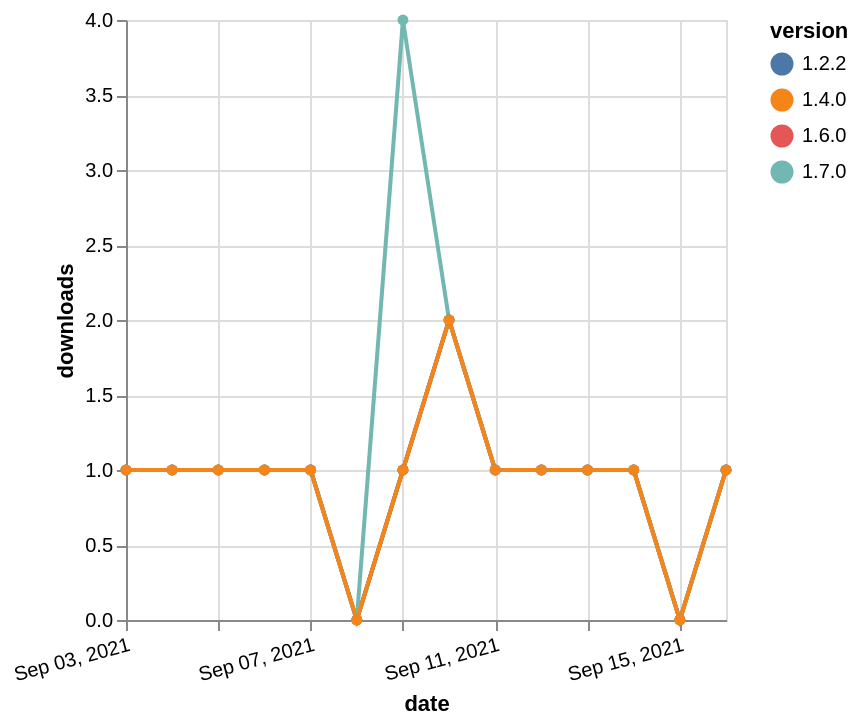

This figure's Vega-Lite source:
### Vega-Lite specification from a JSON file in a GitHub repository (floating-point values rounded to 4 significant figures)
{"$schema": "https://vega.github.io/schema/vega-lite/v5.json", "description": "A simple bar chart with embedded data.", "data": {"values": [{"date": "2021-09-03", "total": 173, "delta": 1, "version": "1.6.0"}, {"date": "2021-09-04", "total": 174, "delta": 1, "version": "1.6.0"}, {"date": "2021-09-05", "total": 175, "delta": 1, "version": "1.6.0"}, {"date": "2021-09-06", "total": 176, "delta": 1, "version": "1.6.0"}, {"date": "2021-09-07", "total": 177, "delta": 1, "version": "1.6.0"}, {"date": "2021-09-08", "total": 177, "delta": 0, "version": "1.6.0"}, {"date": "2021-09-09", "total": 178, "delta": 1, "version": "1.6.0"}, {"date": "2021-09-10", "total": 180, "delta": 2, "version": "1.6.0"}, {"date": "2021-09-11", "total": 181, "delta": 1, "version": "1.6.0"}, {"date": "2021-09-12", "total": 182, "delta": 1, "version": "1.6.0"}, {"date": "2021-09-13", "total": 183, "delta": 1, "version": "1.6.0"}, {"date": "2021-09-14", "total": 184, "delta": 1, "version": "1.6.0"}, {"date": "2021-09-15", "total": 184, "delta": 0, "version": "1.6.0"}, {"date": "2021-09-16", "total": 185, "delta": 1, "version": "1.6.0"}, {"date": "2021-09-03", "total": 229, "delta": 1, "version": "1.2.2"}, {"date": "2021-09-04", "total": 230, "delta": 1, "version": "1.2.2"}, {"date": "2021-09-05", "total": 231, "delta": 1, "version": "1.2.2"}, {"date": "2021-09-06", "total": 232, "delta": 1, "version": "1.2.2"}, {"date": "2021-09-07", "total": 233, "delta": 1, "version": "1.2.2"}, {"date": "2021-09-08", "total": 233, "delta": 0, "version": "1.2.2"}, {"date": "2021-09-09", "total": 234, "delta": 1, "version": "1.2.2"}, {"date": "2021-09-10", "total": 236, "delta": 2, "version": "1.2.2"}, {"date": "2021-09-11", "total": 237, "delta": 1, "version": "1.2.2"}, {"date": "2021-09-12", "total": 238, "delta": 1, "version": "1.2.2"}, {"date": "2021-09-13", "total": 239, "delta": 1, "version": "1.2.2"}, {"date": "2021-09-14", "total": 240, "delta": 1, "version": "1.2.2"}, {"date": "2021-09-15", "total": 240, "delta": 0, "version": "1.2.2"}, {"date": "2021-09-16", "total": 241, "delta": 1, "version": "1.2.2"}, {"date": "2021-09-03", "total": 156, "delta": 1, "version": "1.7.0"}, {"date": "2021-09-04", "total": 157, "delta": 1, "version": "1.7.0"}, {"date": "2021-09-05", "total": 158, "delta": 1, "version": "1.7.0"}, {"date": "2021-09-06", "total": 159, "delta": 1, "version": "1.7.0"}, {"date": "2021-09-07", "total": 160, "delta": 1, "version": "1.7.0"}, {"date": "2021-09-08", "total": 160, "delta": 0, "version": "1.7.0"}, {"date": "2021-09-09", "total": 164, "delta": 4, "version": "1.7.0"}, {"date": "2021-09-10", "total": 166, "delta": 2, "version": "1.7.0"}, {"date": "2021-09-11", "total": 167, "delta": 1, "version": "1.7.0"}, {"date": "2021-09-12", "total": 168, "delta": 1, "version": "1.7.0"}, {"date": "2021-09-13", "total": 169, "delta": 1, "version": "1.7.0"}, {"date": "2021-09-14", "total": 170, "delta": 1, "version": "1.7.0"}, {"date": "2021-09-15", "total": 170, "delta": 0, "version": "1.7.0"}, {"date": "2021-09-16", "total": 171, "delta": 1, "version": "1.7.0"}, {"date": "2021-09-03", "total": 190, "delta": 1, "version": "1.4.0"}, {"date": "2021-09-04", "total": 191, "delta": 1, "version": "1.4.0"}, {"date": "2021-09-05", "total": 192, "delta": 1, "version": "1.4.0"}, {"date": "2021-09-06", "total": 193, "delta": 1, "version": "1.4.0"}, {"date": "2021-09-07", "total": 194, "delta": 1, "version": "1.4.0"}, {"date": "2021-09-08", "total": 194, "delta": 0, "version": "1.4.0"}, {"date": "2021-09-09", "total": 195, "delta": 1, "version": "1.4.0"}, {"date": "2021-09-10", "total": 197, "delta": 2, "version": "1.4.0"}, {"date": "2021-09-11", "total": 198, "delta": 1, "version": "1.4.0"}, {"date": "2021-09-12", "total": 199, "delta": 1, "version": "1.4.0"}, {"date": "2021-09-13", "total": 200, "delta": 1, "version": "1.4.0"}, {"date": "2021-09-14", "total": 201, "delta": 1, "version": "1.4.0"}, {"date": "2021-09-15", "total": 201, "delta": 0, "version": "1.4.0"}, {"date": "2021-09-16", "total": 202, "delta": 1, "version": "1.4.0"}]}, "width": "container", "mark": {"type": "line", "point": {"filled": true}}, "encoding": {"x": {"field": "date", "type": "temporal", "timeUnit": "yearmonthdate", "title": "date", "axis": {"labelAngle": -15}}, "y": {"field": "delta", "type": "quantitative", "title": "downloads"}, "color": {"field": "version", "type": "nominal"}, "tooltip": {"field": "delta"}}}
